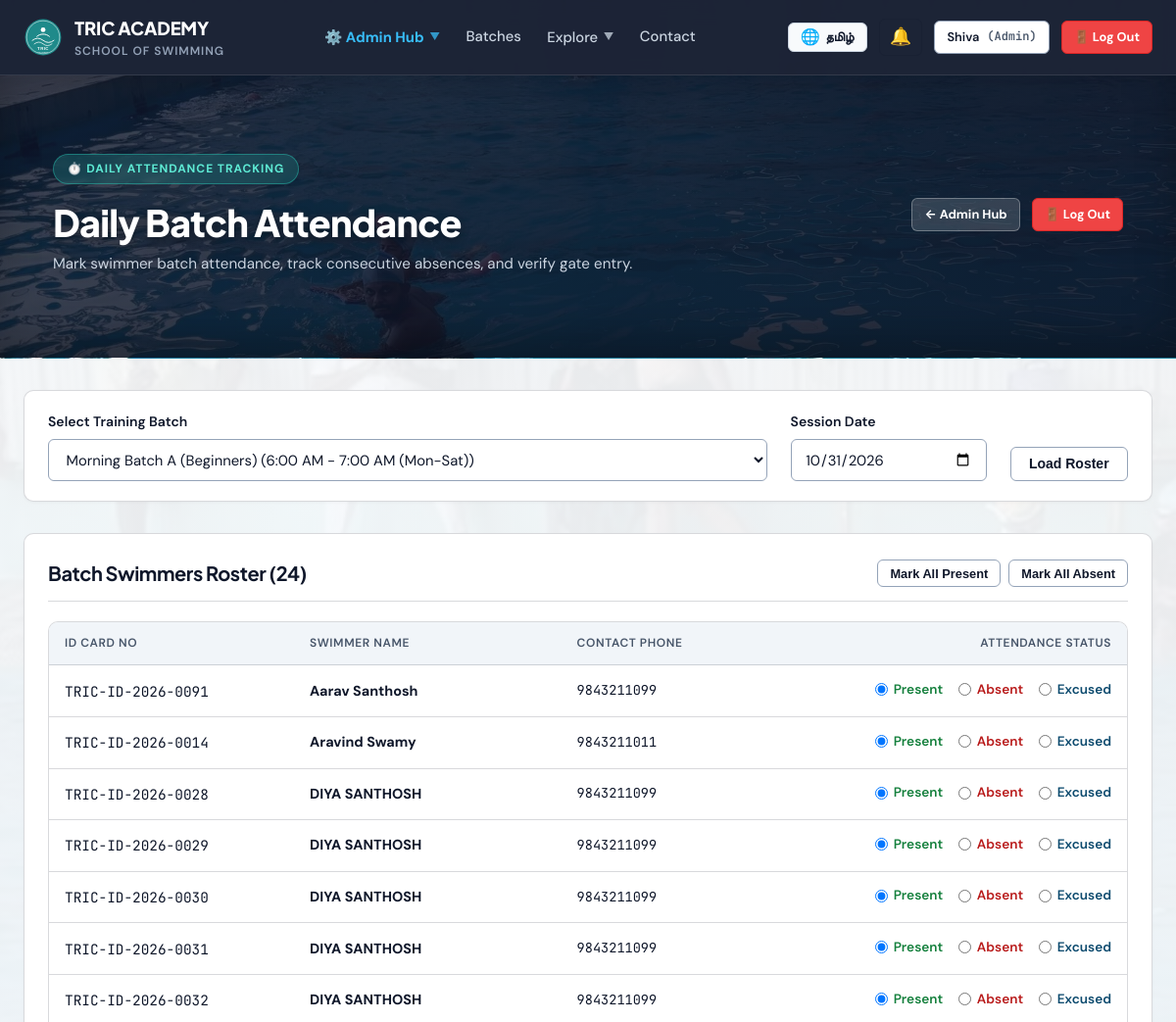
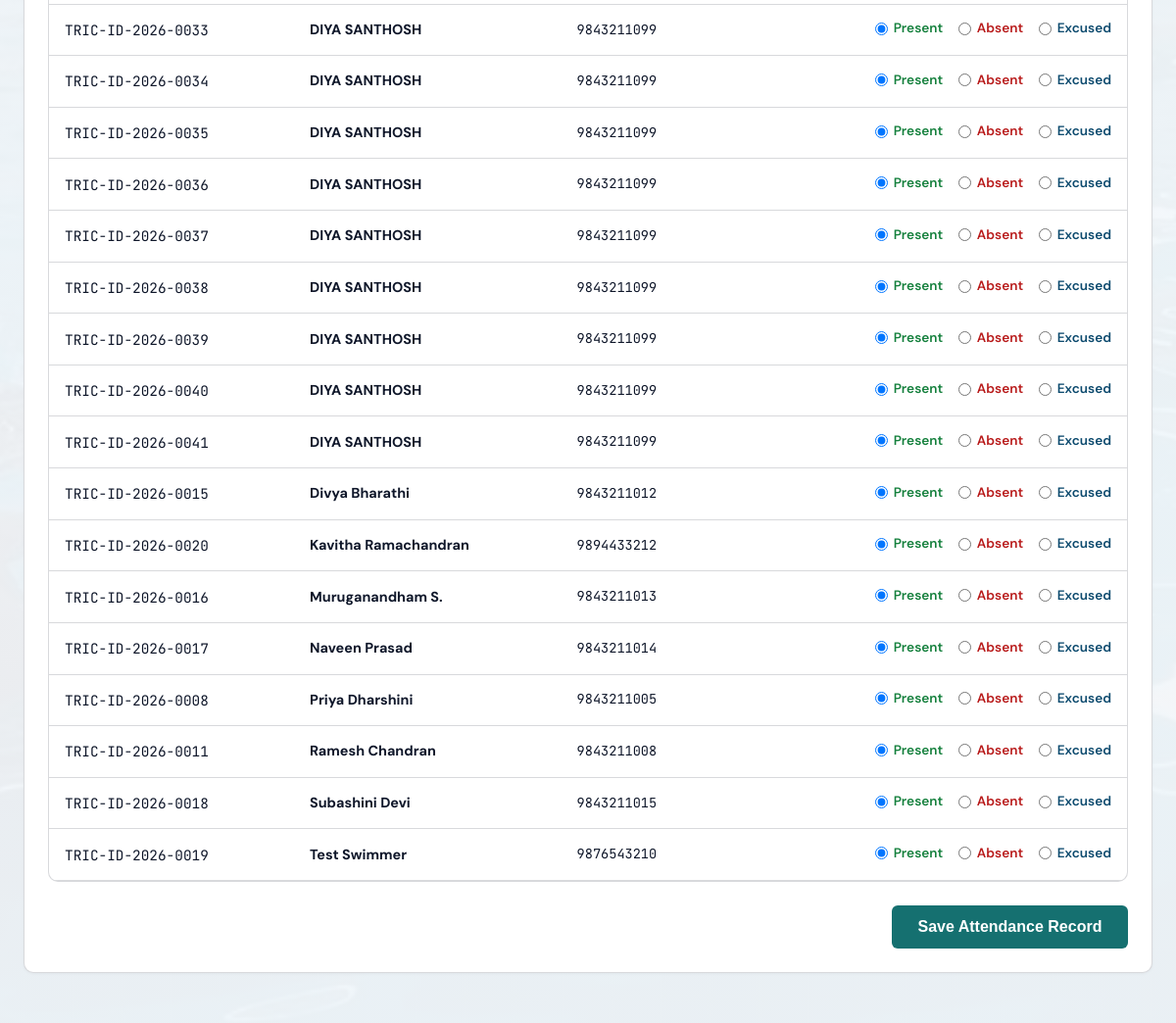
/attendance (signed in, upper part), run on an earlier commit of the app's database (2 pictures, top to bottom).
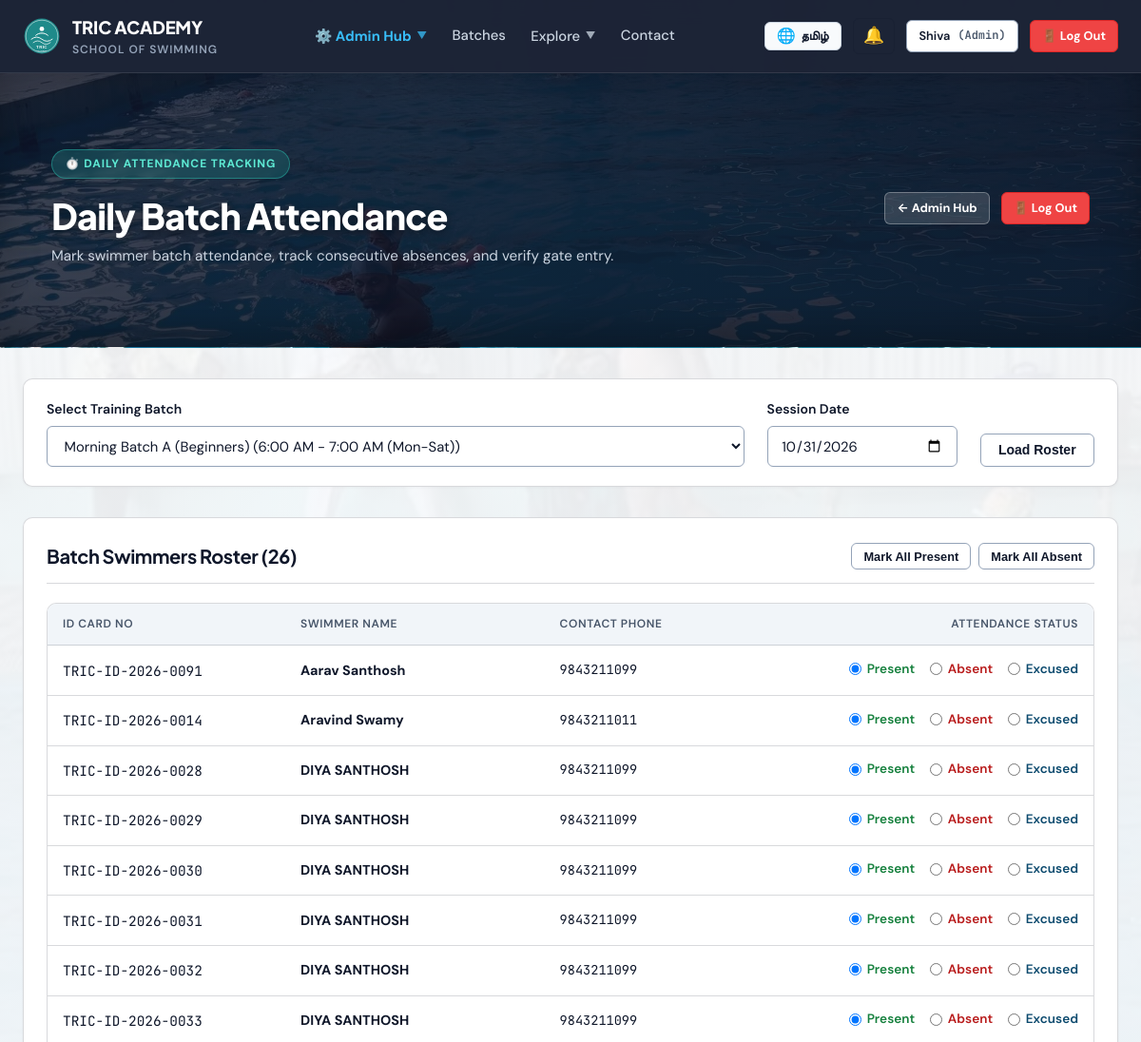
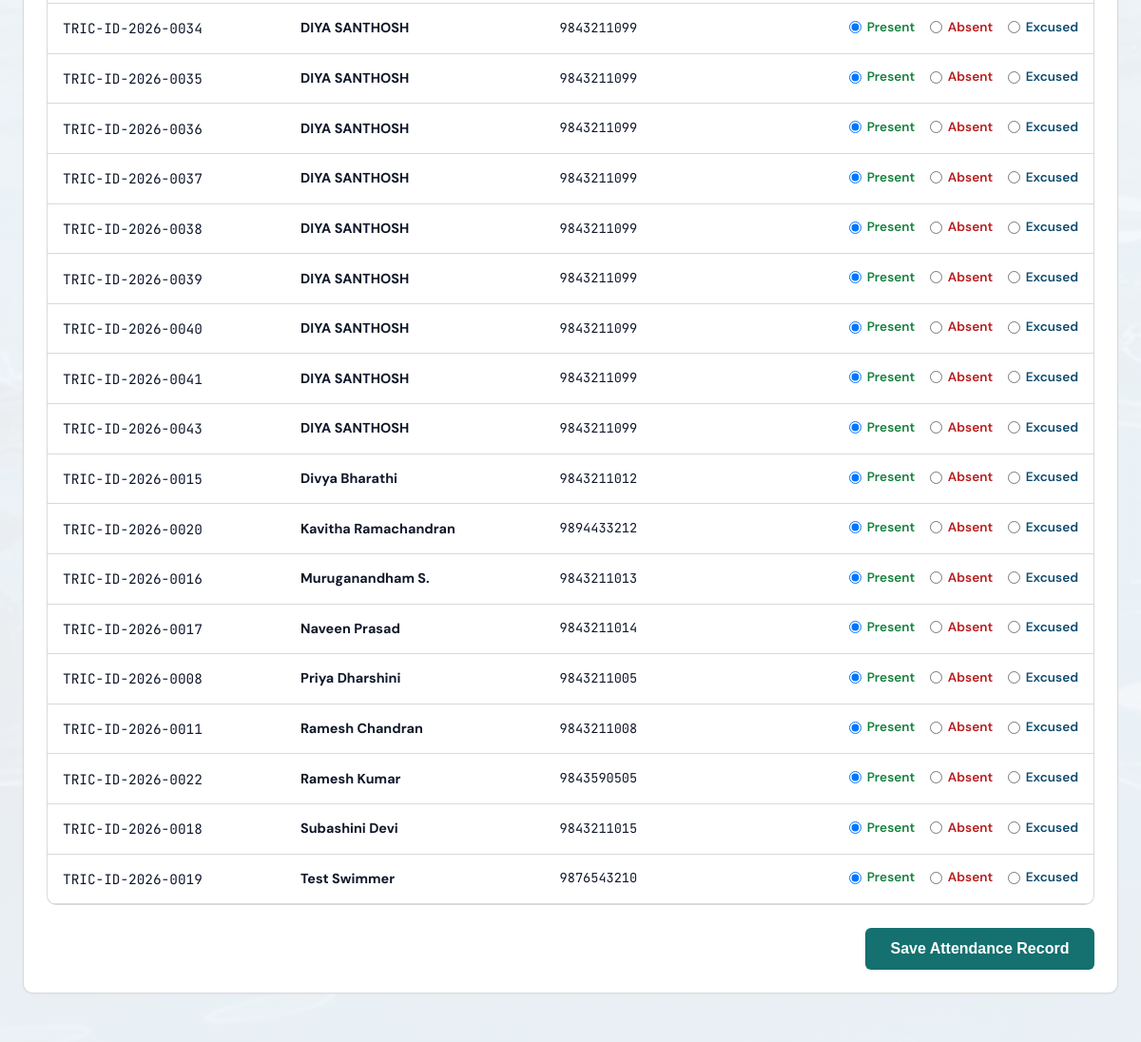
And on a later commit of the database (2 pictures, top to bottom).
### tables this page shows
CREATE TABLE office_use (
    id INTEGER PRIMARY KEY AUTOINCREMENT,
    user_id INTEGER UNIQUE NOT NULL,
    coach_recommendation TEXT,
    pass_type_issued TEXT,
    validity_start DATE,
    validity_end DATE,
    id_card_number TEXT,
    id_card_fee_paid INTEGER DEFAULT 0,
    documents_verified INTEGER DEFAULT 0,
    section_ic_signature TEXT,
    section_ic_date DATE,
    approved_by TEXT,
    approved_at DATETIME,
    FOREIGN KEY (user_id) REFERENCES users(id) ON DELETE CASCADE
);

CREATE TABLE "users" (
    id INTEGER PRIMARY KEY AUTOINCREMENT,
    app_no TEXT UNIQUE NOT NULL,
    role TEXT CHECK(role IN ('member', 'coach', 'admin')) NOT NULL DEFAULT 'member',
    status TEXT CHECK(status IN ('pending', 'approved', 'deactivated')) NOT NULL DEFAULT 'pending',
    name TEXT NOT NULL,
    email TEXT NOT NULL,
    phone TEXT NOT NULL,
    password_hash TEXT NOT NULL,
    dob DATE,
    age INTEGER,
    address TEXT,
    pincode TEXT,
    guardian_name TEXT,
    guardian_occupation TEXT,
    experience TEXT,
    pass_type_requested TEXT CHECK(pass_type_requested IN ('learn_to_swim', 'competition')) DEFAULT 'learn_to_swim',
    sponsored INTEGER DEFAULT 0,
    sponsor_cert_filename TEXT,
    photo_filename TEXT,
    health_declared INTEGER DEFAULT 0,
    rules_agreed INTEGER DEFAULT 0,
    signature_name TEXT,
    place TEXT,
    application_date DATE DEFAULT (DATE('now')),
    email_verified INTEGER DEFAULT 0,
    email_token TEXT,
    phone_verified INTEGER DEFAULT 0,
    mock_otp TEXT,
    reset_token TEXT,
    reset_token_expiry DATETIME,
    created_at DATETIME DEFAULT CURRENT_TIMESTAMP,
    rules_confirmed_at DATETIME,
    parent_id INTEGER REFERENCES users(id)
, dpdp_consent INTEGER DEFAULT 0);

### app.py (the view, shortened to what this page needs)
@app.route('/attendance', methods=['GET', 'POST'])
@login_required
def attendance_tool():
    user = get_current_user()
    db = get_db()
    batches = db.execute("SELECT * FROM batches ORDER BY id").fetchall()
    selected_batch_id = request.args.get('batch_id', type=int) or (batches[0]['id'] if batches else 1)
    selected_date_str = request.args.get('date', date.today().strftime('%Y-%m-%d'))
    roster = db.execute(
        """
        SELECT u.id, u.name, u.app_no, u.phone,
               o.id_card_number,
               a.status AS attendance_status
        FROM users u
        JOIN user_memberships m ON u.id = m.user_id AND m.is_active = 1
        LEFT JOIN office_use o ON u.id = o.user_id
        LEFT JOIN attendance a ON a.user_id = u.id AND a.batch_id = ? AND a.date = ?
        WHERE m.batch_id = ? AND u.status = 'approved'
        ORDER BY u.name
        """,
        (selected_batch_id, selected_date_str, selected_batch_id)
    ).fetchall()
    return render_template(
        'attendance.html',
        batches=batches,
        selected_batch_id=selected_batch_id,
        selected_date=selected_date_str,
        roster=roster
    )

### app.py (called while the page is built)
def get_db():
    if 'db' not in g:
        g.db = sqlite3.connect(DATABASE, timeout=30.0, detect_types=sqlite3.PARSE_DECLTYPES)
        g.db.row_factory = sqlite3.Row
        g.db.execute("PRAGMA busy_timeout = 30000")
        g.db.execute("PRAGMA journal_mode = WAL")
        g.db.execute("PRAGMA foreign_keys = ON")
    return g.db

def get_current_user():
    if session.get('logged_out'):
        return None
    uid = session.get('user_id')
    if not uid:
        return None
    db = get_db()
    user = db.execute(
        """
        SELECT u.*,
               m.id AS membership_id, m.plan_id, m.batch_id, m.start_date, m.end_date, m.is_active AS membership_active,
               b.name AS batch_name, b.is_competition,
               p.name AS plan_name, p.fee_amount
        FROM users u
        LEFT JOIN user_memberships m ON u.id = m.user_id AND m.is_active = 1
        LEFT JOIN batches b ON m.batch_id = b.id
        LEFT JOIN plans p ON m.plan_id = p.id
        WHERE u.id = ?
        """,
        (uid,)
    ).fetchone()
    return user

### templates/attendance.html (shortened to what the changed rows need)
{% extends "base.html" %}
{% block content %}
<div class="page-hero-banner">
  <div class="container" style="max-width: 1140px;">
    <div style="display: flex; justify-content: space-between; align-items: center; flex-wrap: wrap; gap: 1.5rem;">
      <div>
        <h1 style="color: #FFFFFF; margin: 0.25rem 0 0.5rem 0; font-size: clamp(1.75rem, 3.5vw, 2.35rem);">Daily Batch Attendance</h1>
      </div>
    </div>
  </div>
</div>
<div class="container" style="padding-top: 2rem; padding-bottom: 5rem;">
  <form method="POST">
    <div class="card">
      <div class="card-header">
        <h3 class="card-title">Batch Swimmers Roster ({{ roster|length }})</h3>
        <div style="display: flex; gap: 0.5rem;">
          <button type="button" class="btn btn-secondary btn-sm" onclick="markAll('present')">
          </button>
          <button type="button" class="btn btn-secondary btn-sm" onclick="markAll('absent')">
          </button>
        </div>
      </div>
      {% if roster %}
      <div class="table-container">
        <table class="data-table">
          <thead>
            <tr>
              <th>ID Card No</th>
              <th>Swimmer Name</th>
              <th>Contact Phone</th>
              <th style="text-align: right;">Attendance Status</th>
            </tr>
          </thead>
          <tbody>
            {% for r in roster %}
            <tr>
              <td class="font-mono">{{ r.id_card_number or 'PENDING' }}</td>
              <td style="font-weight: 700;">{{ r.name }}</td>
              <td class="font-mono" style="font-size: 0.85rem;">{{ r.phone }}</td>
              <td style="text-align: right;">
                <div style="display: inline-flex; gap: 1rem; align-items: center;">
                  <label style="cursor: pointer; display: inline-flex; align-items: center; gap: 0.35rem; font-size: 0.85rem; color: var(--success); font-weight: 600;">
                    <input type="radio" name="status_{{ r.id }}" value="present" class="status-radio-present"
                           {% if r.attendance_status == 'present' or not r.attendance_status %}checked{% endif %}>
                    Present
                  </label>
                  <label style="cursor: pointer; display: inline-flex; align-items: center; gap: 0.35rem; font-size: 0.85rem; color: var(--danger); font-weight: 600;">
                    <input type="radio" name="status_{{ r.id }}" value="absent" class="status-radio-absent"
                           {% if r.attendance_status == 'absent' %}checked{% endif %}>
                    Absent
                  </label>
                  <label style="cursor: pointer; display: inline-flex; align-items: center; gap: 0.35rem; font-size: 0.85rem; color: var(--brand-accent); font-weight: 600;">
                    <input type="radio" name="status_{{ r.id }}" value="excused" class="status-radio-excused"
                           {% if r.attendance_status == 'excused' %}checked{% endif %}>
                    Excused
                  </label>
                </div>
              </td>
            </tr>
            {% endfor %}
          </tbody>
        </table>
      </div>
      {% else %}
      <p style="text-align: center; color: var(--text-muted); padding: 3rem 0;">
        No active members assigned to this batch yet. Assign members from the Admin Hub.
      </p>
      {% endif %}
    </div>
  </form>
</div>
{% endblock %}

What changed in the data, as far as the page shows it:
added office_use: id_card_number "TRIC-ID-2026-0043", name "DIYA SANTHOSH", phone "9843211099", id "☑ Present", id "☐ Absent", id "☐ Excused"
now on this page (row edited): office_use: id_card_number "TRIC-ID-2026-0022", name "Ramesh Kumar", phone "9843590505", id "☑ Present", id "☐ Absent", id "☐ Excused"
Also different on the page:
{{ roster|length }}: "24" → "26"
